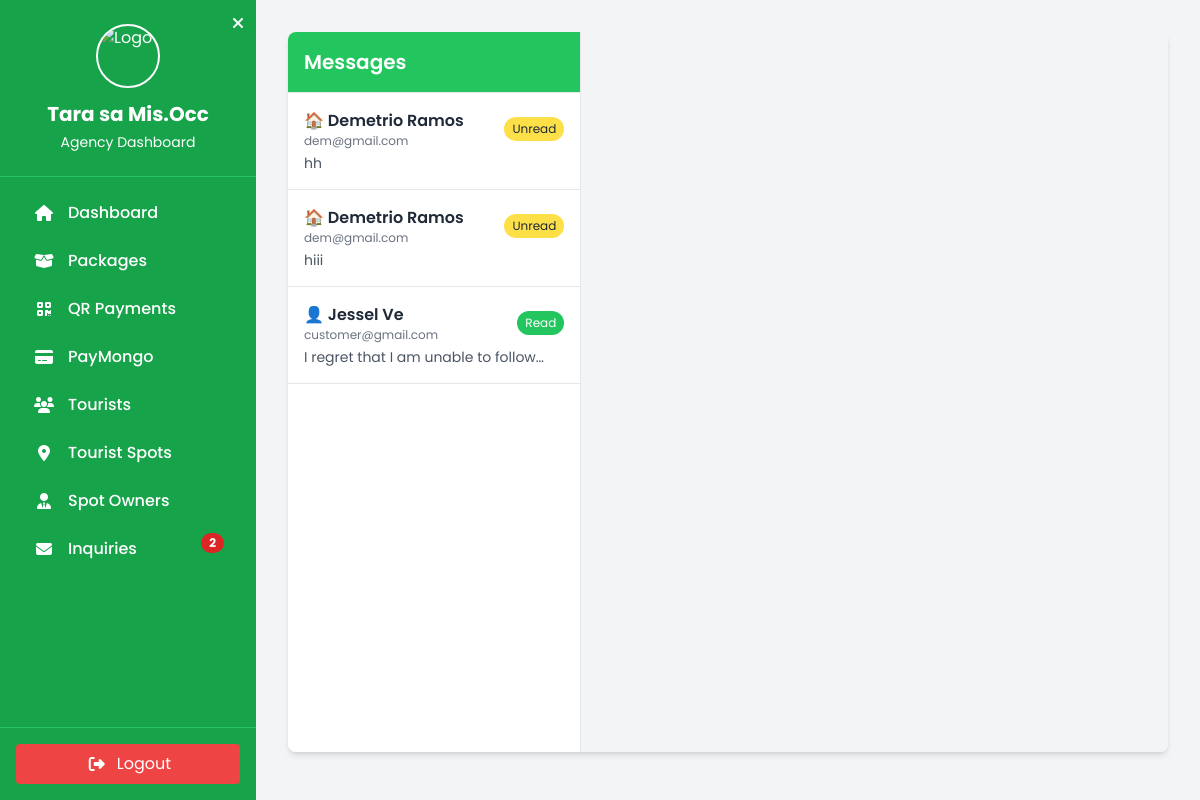
Screenshot of /admin/agency_messages.php (signed in) with the database file from the repository.
### tables this page shows
CREATE TABLE `inquiries` (
  `id` int(10) UNSIGNED NOT NULL,
  `sender_id` int(11) NOT NULL,
  `sender_role` enum('tourist','agency','spot_owner','admin','tourism_officer') NOT NULL,
  `receiver_role` enum('tourist','agency','spot_owner','admin','tourism_officer') NOT NULL,
  `subject` varchar(255) NOT NULL,
  `message` text NOT NULL,
  `created_at` datetime DEFAULT current_timestamp(),
  `status` enum('unread','read') NOT NULL DEFAULT 'unread'
);

### admin/agency_messages.php (the view, shortened to what this page needs)
<?php
include '../config/db_connect.php';
$sql = "
SELECT i.*,
       CASE
           WHEN LOWER(i.sender_role) = 'tourist' THEN t.fullname
           WHEN LOWER(i.sender_role) = 'spot_owner' THEN s.fullname
           WHEN LOWER(i.sender_role) = 'tourism_officers' THEN o.fullname
           ELSE i.sender_role
       END AS sender_name,
       CASE
           WHEN LOWER(i.sender_role) = 'tourist' THEN t.email
           WHEN LOWER(i.sender_role) = 'spot_owner' THEN s.email
           WHEN LOWER(i.sender_role) = 'tourism_officers' THEN o.email
           ELSE 'Tourism Staff'
       END AS sender_email,
       i.sender_role
FROM inquiries i
LEFT JOIN tourists t ON i.sender_role = 'tourist' AND i.sender_id = t.id
LEFT JOIN spot_owners s ON i.sender_role = 'spot_owner' AND i.sender_id = s.id
LEFT JOIN tourism_officers o ON i.sender_role = 'tourism_officers' AND i.sender_id = o.id
ORDER BY i.id DESC;
";
$result = $conn->query($sql);
function roleIcon($role) {
    switch(strtolower($role)) {
        case 'tourist': return '👤';
        case 'spot_owner': return '🏠';
    }
}
?>
<!DOCTYPE html>
<html lang="en">
<head>
<script src="https://cdn.tailwindcss.com"></script>
<link rel="stylesheet" href="https://cdnjs.cloudflare.com/ajax/libs/font-awesome/6.5.0/css/all.min.css">
<link rel="stylesheet" href="css/style.css">
</head>
  <body class="flex font-[Poppins]">
    <?php include 'sidebar.php'; ?>
<div id="mainContent" class="flex-1">
<main class="flex flex-col h-[90vh] bg-gray-50 rounded-lg shadow-md overflow-hidden">
  <div class="flex flex-1">
    <div class="w-1/3 bg-white border-r border-gray-200 overflow-y-auto">
      <h2 class="text-xl font-semibold p-4 border-b bg-green-500 text-white">Messages</h2>
      <?php if ($result && $result->num_rows > 0): ?>
        <?php while($row = $result->fetch_assoc()): ?>
          <div
            class="p-4 border-b hover:bg-green-50 cursor-pointer transition"
            onclick="openChat(<?= $row['id'] ?>, '<?= htmlspecialchars(addslashes($row['sender_name'])) ?>', '<?= htmlspecialchars(addslashes($row['sender_email'])) ?>', '<?= htmlspecialchars(addslashes($row['message'])) ?>', '<?= htmlspecialchars(addslashes($row['subject'])) ?>', '<?= date('M d, Y H:i', strtotime($row['created_at'])) ?>', '<?= $row['status'] ?>')"
          >
            <div class="flex items-center justify-between">
              <div class="flex flex-col">
                <span class="font-semibold text-gray-800"><?= roleIcon($row['sender_role']) ?> <?= htmlspecialchars($row['sender_name'] ?? 'No name') ?></span>
                <span class="text-xs text-gray-500 truncate"><?= htmlspecialchars($row['sender_email'] ?? 'No email') ?></span>
              </div>
              <span class="text-xs <?= ($row['status'] ?? 'unread')=='unread' ? 'bg-yellow-300 text-gray-800' : 'bg-green-500 text-white' ?> px-2 py-1 rounded-full">
                <?= ucfirst($row['status'] ?? 'unread') ?>
              </span>
            </div>
            <p class="text-sm text-gray-600 mt-1 line-clamp-1"><?= htmlspecialchars($row['message']) ?></p>
          </div>
        <?php endwhile; ?>
      <?php else: ?>
        <p class="text-center text-gray-500 mt-10">No messages found.</p>
      <?php endif; ?>
    </div>
<div class="flex-1 bg-gray-100 flex flex-col justify-between">
</div>
  </div>
</main>
</div>
</body>
</html>

### admin/css/style.css (style rules this page uses)
body { font-family: "Poppins"; min-height: 100vh; background-color: #f3f4f6; }
#mainContent { margin-left: 16rem; padding: 2rem; }

### rows the page displays
inquiries: sender_role "🏠", sender_name "Demetrio Ramos", sender_email "dem@gmail.com", status "Unread", message "hh"
inquiries: sender_role "🏠", sender_name "Demetrio Ramos", sender_email "dem@gmail.com", status "Unread", message "hiii"
inquiries: sender_role "👤", sender_name "Jessel Ve", sender_email "customer@gmail.com", status "Read", message "I regret that I am unable to…"

### other values shown
$unread_msg_count "2"
